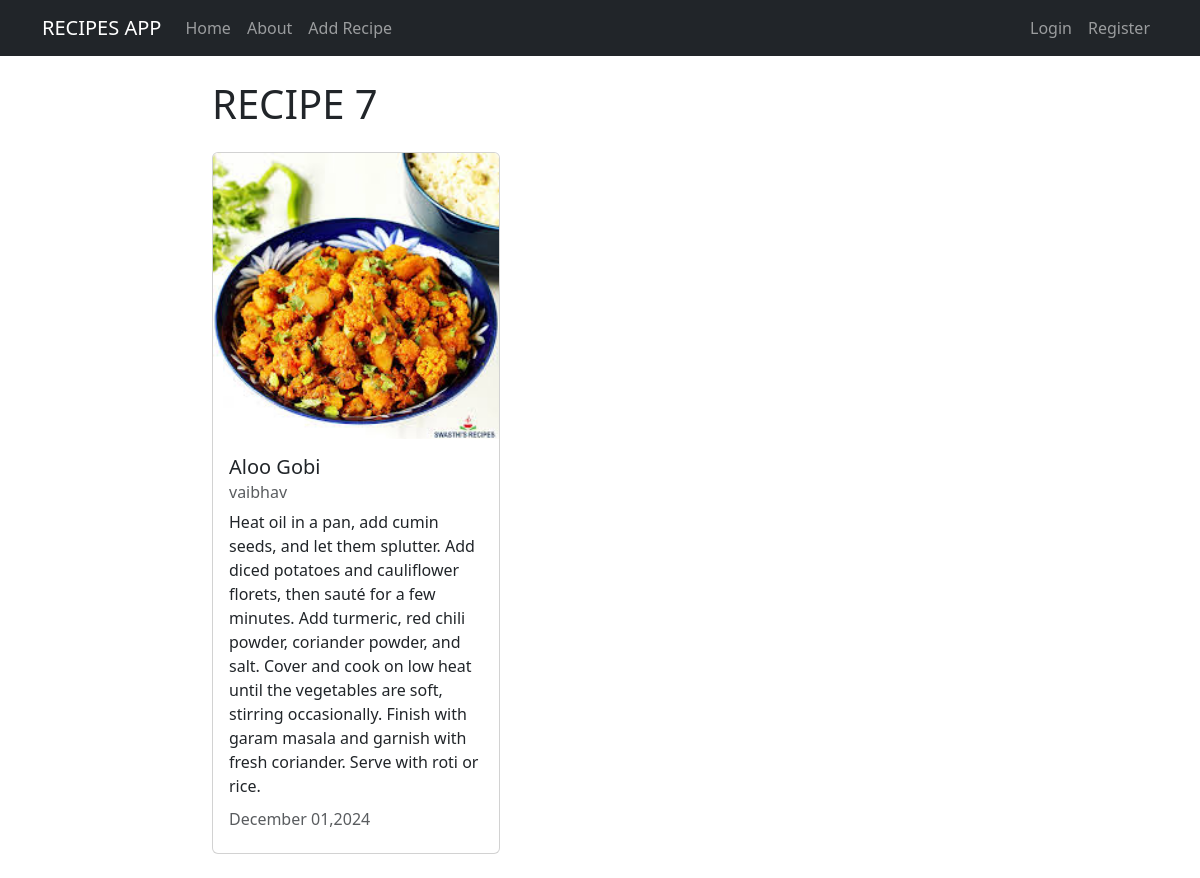
The app's page /recipe/7 with its own data.
### recipes/models.py (models this page shows, shortened)
class Recipe(models.Model):
    title=models.CharField(max_length=100)
    description= models.TextField()
    author= models.ForeignKey(User , on_delete=models.CASCADE)
    created_at= models.DateTimeField(auto_now_add=True)
    updated_at=models.DateTimeField(auto_now=True)
    image= models.ImageField(upload_to='recipe_images/',null=True ,blank=True)

### recipes/views.py (the view)
# urls.py: path('recipe/<int:pk>', views.RecipeDetailView.as_view() ,name="recipe-detail"),
class RecipeDetailView(DetailView):
    model = models.Recipe

### recipes/templates/recipes/recipe_detail.html (shortened to what this page needs)
{% extends 'recipes/base.html' %}
{% load static %}
    {% block content%}
    <h1>RECIPE {{object.id}}</h1>
        <div class="card my-4" style="width: 18rem;">
          {% if object.image %}
            <img src="{{ object.image.url }}" class="card-img-top" alt="{{ object.title }}">
            {% else %}
            <img src="{% static 'default_image.jpg' %}" class="card-img-top" alt="Default Image">
            {% endif %}
            <div class="card-body">
              <h5 class="card-title">{{object.title}}</h5>
              <h6 class="card-subtitle mb-2 text-body-secondary">{{object.author}}</h6>
              <p class="card-text">{{object.description}}</p>
              <h6 class="card-subtitle mb-2 text-body-secondary">{{object.updated_at | date:"F d,Y"}}</h6>
            </div>
          </div>
    {% endblock content %}

### records on screen
Recipe: id "7", image (picture), title "Aloo Gobi", author "vaibhav", description "Heat oil in a pan, add cumin seeds, and let them splutter. Add diced potatoes and cauliflower florets, then sauté for a few minutes. Add turmeric, red chili powder, coriander powder, and salt. Cover and cook on low heat until the vegetables are soft, stirring occasionally. Finish with garam masala and garnish with fresh coriander. Serve with roti or rice.", updated_at "December 01,2024"
